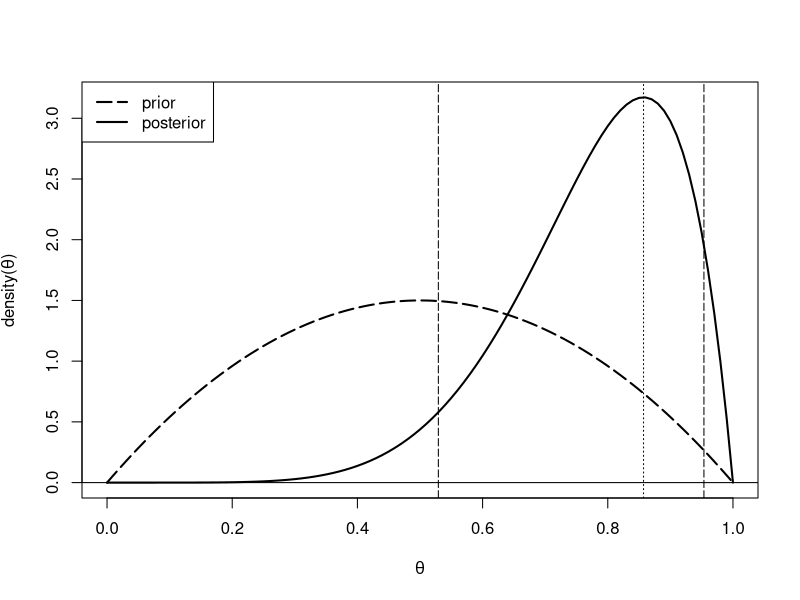

Generate this figure with R:
#  Example 20.2 and Figure 20.1

p1 = .6^5
p2 = .4^5
numer = p1
denom = p1 + p2
p1
p2
numer
denom
numer/denom

x=seq(0,1,.01)
postscript("bayes_densities.ps",width=6,height=5) #  Figure 20.1
plot(x,dbeta(x,7,2),type="l",lwd=2,
  ylab=expression(paste("density(",theta,")")),xlab=expression(theta))
lines(x,dbeta(x,2,2),lty=5,lwd=2)
abline(v=qbeta(.05,7,2),lty=5)
abline(v=qbeta(.95,7,2),lty=5)
abline(v=6/7,lty="dotted")
abline(h=0)
legend("topleft",c("prior","posterior"),lwd=2,lty=c(5,1))
graphics.off()
